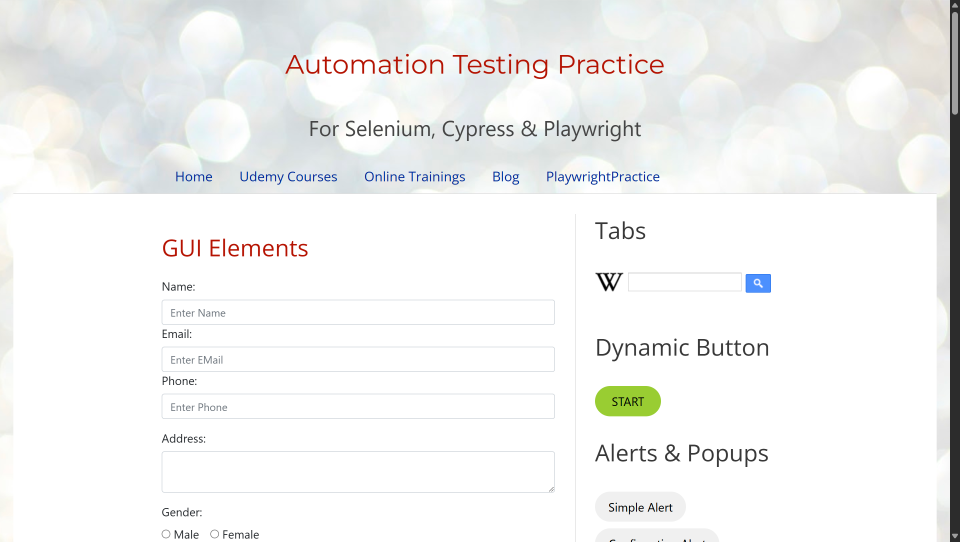
#> input picture screenshots_before.png, 2880 x 1624 px, found by its file name (shown at 1/3 size)
$ python test.py
#> lines starting #> are read from the running program, lines starting #| are printed output that depends on the picture; after the words box and inside, x2 and y2 are one past the last pixel; in counts of white or black regions, pixels touching at a corner belong together
### lib/ImageComparision.py
import os
import sys
import cv2
import numpy as np
from dataclasses import dataclass
from pathlib import Path
from typing import Optional

try:
    from skimage.metrics import structural_similarity as ssim_metric
    HAVE_SKIMAGE = True
except Exception:
    HAVE_SKIMAGE = False

@dataclass
class DiffResult:
    changed_percent: float
    regions_count: int
    ssim_score: Optional[float]
    output_paths: dict


def load_image(path: str):
    """Load image with fallbacks. Tries the given path as-is, then looks
    relative to this module's repo root and the current working directory.
    Returns the loaded image (BGR) or raises FileNotFoundError with details.
    """
    tried = []

    # 1) If absolute path or exists as given, try it first
    candidate = Path(path)
    tried.append(str(candidate))
    if candidate.exists():
        img = cv2.imread(str(candidate), cv2.IMREAD_COLOR)
        if img is not None:
            return img

    # 2) Try path relative to this module's repository root (two levels up)
    repo_root = Path(__file__).resolve().parents[1]
    candidate = repo_root / path
    tried.append(str(candidate))
    if candidate.exists():
        img = cv2.imread(str(candidate), cv2.IMREAD_COLOR)
        if img is not None:
            return img

    # 3) Try path relative to current working directory
    candidate = Path(os.getcwd()) / path
    tried.append(str(candidate))
    if candidate.exists():
        img = cv2.imread(str(candidate), cv2.IMREAD_COLOR)
        if img is not None:
            return img

    # 4) Try resolving via sys.path entries (helpful if running from tests folder)
    for p in sys.path:
        candidate = Path(p) / path
        tried.append(str(candidate))
        if candidate.exists():
            img = cv2.imread(str(candidate), cv2.IMREAD_COLOR)
            if img is not None:
                return img

    # As a last attempt, try cv2.imread on the original string (useful if path contains special prefixes)
    tried.append(f"cv2.imread('{path}')")
    img = cv2.imread(path, cv2.IMREAD_COLOR)
    if img is not None:
        return img

    # Nothing worked — report the locations we tried to help debugging
    tried_unique = []
    for t in tried:
        if t not in tried_unique:
            tried_unique.append(t)

    tried_text = "\n".join(f" - {t}" for t in tried_unique)
    raise FileNotFoundError(
        f"Image not found or could not be opened: {path}\nTried the following locations:\n{tried_text}\nCurrent working dir: {os.getcwd()}"
    )


# [5 lines left out: function ensure_same_size, not called in this run]


def align_images(imgA, imgB, max_features = 5000, good_match_ratio=0.75):
    """Align imgB to imgA using ORB feature matching and homography.
    Always returns a tuple (aligned_image, homography_ok: bool).
    """
    grayA = cv2.cvtColor(imgA, cv2.COLOR_BGR2GRAY)
    grayB = cv2.cvtColor(imgB, cv2.COLOR_BGR2GRAY)

    orb = cv2.ORB_create(nfeatures = max_features)
    kpA, desA = orb.detectAndCompute(grayA, None)
    kpB, desB = orb.detectAndCompute(grayB, None)

    if desA is None or desB is None or len(kpA) < 10 or len(kpB) < 10:
        return ensure_same_size(imgA, imgB), False

    # ORB produces binary descriptors; use Hamming distance
    matcher = cv2.BFMatcher(cv2.NORM_HAMMING, crossCheck=False)
    try:
        knn_matches = matcher.knnMatch(desA, desB, 2)
    except Exception:
        return ensure_same_size(imgA, imgB), False

    good = []
    for m_n in knn_matches:
        if len(m_n) < 2:
            continue
        m, n = m_n[0], m_n[1]
        if m.distance < good_match_ratio * n.distance:
            good.append(m)

    if len(good) < 10:
        return ensure_same_size(imgA, imgB), False

    src_pts = np.float32([kpA[m.queryIdx].pt for m in good]).reshape(-1, 1, 2)
    dst_pts = np.float32([kpB[m.trainIdx].pt for m in good]).reshape(-1, 1, 2)

    H, mask = cv2.findHomography(src_pts, dst_pts, cv2.RANSAC, 5.0)
    if H is None:
        return ensure_same_size(imgA, imgB), False

    alignedB = cv2.warpPerspective(imgB, H, (imgA.shape[1], imgA.shape[0]), flags=cv2.INTER_LINEAR)
    return alignedB, True


# [11 lines left out: function compute_absdiff_mask, not called in this run]

def compute_ssim_mask(grayA, grayB):
    if not HAVE_SKIMAGE:
        raise RuntimeError("SSIM method selected but is not installed.")
    score, diff = ssim_metric(grayA, grayB, full=True)
    diff_inv = (1.0-diff)
    diff_uint8 = np.uint8(np.clip(diff_inv*255, 0, 255))

    _,thresh = cv2.threshold(diff_uint8, 0, 255, cv2.THRESH_BINARY+cv2.THRESH_OTSU)
    kernel = cv2.getStructuringElement(cv2.MORPH_RECT, (5, 5))
    clean = cv2.morphologyEx(thresh, cv2.MORPH_CLOSE, kernel, iterations=2)
    clean = cv2.dilate(clean, kernel, iterations=1)
    return score, diff_uint8, clean


def overlay_mask(image, mask, color=(0, 0, 255), alpha=0.4):
    overlay = image.copy()
    color_layer = np.zeros_like(image)
    color_layer[mask==255] = color
    cv2.addWeighted(color_layer, alpha, overlay, 1 - alpha, 0, overlay)
    return overlay


def draw_bboxes(image, mask, min_area=500, color=(0, 255, 0), thickness=2  ):
    contours, _ = cv2.findContours(mask, cv2.RETR_EXTERNAL, cv2.CHAIN_APPROX_SIMPLE)
    boxed = image.copy()
    regions = 0
    for c in contours:
        if cv2.contourArea(c) < min_area:
            continue
        x, y, w, h = cv2.boundingRect(c)
        cv2.rectangle(boxed, (x, y), (x + w, y + h), color, thickness)
        regions += 1

    return boxed, regions


def apply_heatmap(diff_unit8, base_image, alpha=0.5):
    heatmap = cv2.applyColorMap(diff_unit8, cv2.COLORMAP_JET)
    heatmap_overlay = cv2.addWeighted(heatmap, alpha, base_image,1-alpha,0)
    return heatmap_overlay


def save_image(path: str, image):
    ok = cv2.imwrite(path, image)
    if not ok:
        raise IOError(f"Failed to save image to: {path}")


def compare_images(pathA: str, pathB: str, output_dir: str = None, method: str = 'absdiff', align: bool = True, min_area = 100) -> DiffResult:
    # Ensure we have an output directory
    if not output_dir:
        output_dir = os.path.join(str(Path(__file__).resolve().parents[1]), 'output')

    os.makedirs(output_dir, exist_ok=True)
    imgA = load_image(pathA)
#> in load_image, img is the input picture: shape (1624, 2880, 3); mean B, G, R 241.9, 242.5, 241.9
    imgB = load_image(pathB)
#> call 2 of load_image, with path = 'screenshots_after.png'
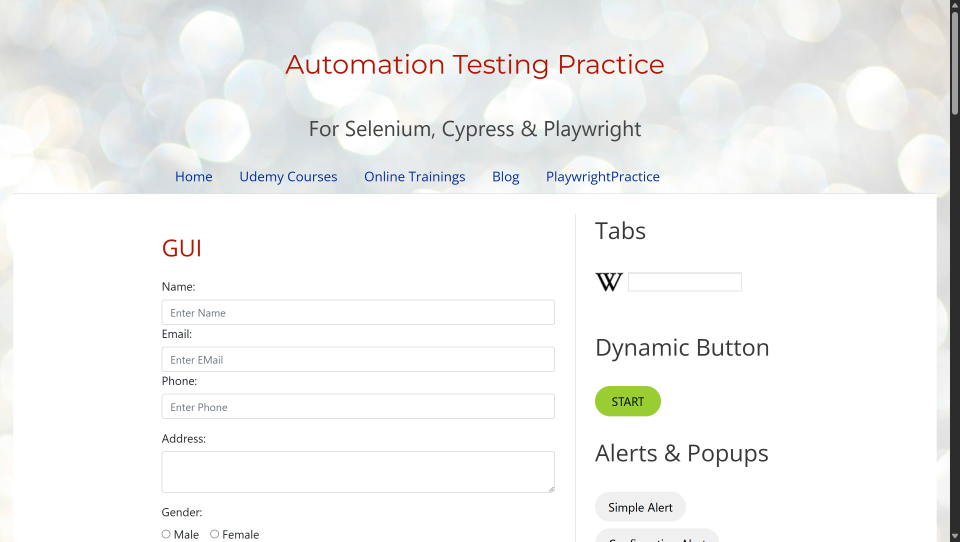
#> input picture screenshots_after.png, 2880 x 1624 px, found by its file name (shown at 1/3 size)
#> in load_image, img is the input picture: shape (1624, 2880, 3); mean B, G, R 242.1, 242.8, 242.1

    if align:
        alignedB, homography_ok = align_images(imgA, imgB)
#> in align_images, `kpA, desA = orb.detectAndCompute(grayA, None)`: kpA = 5000 keypoints; strongest (x, y, size): (1987, 1522, 31), (1919, 1527, 31), (1926, 1522, 31), (1875, 1520, 31)
#> in align_images, `kpB, desB = orb.detectAndCompute(grayB, None)`: kpB = 5002 keypoints; strongest (x, y, size): (1987, 1522, 31), (1919, 1527, 31), (1926, 1522, 31), (1875, 1520, 31)
#> in align_images, `knn_matches = matcher.knnMatch(desA, desB, 2)`: knn_matches = 5000 matches
#> after the loop in align_images, `for m_n in knn_matches:`: good = 4770 matches
#> in align_images, `H, mask = cv2.findHomography(src_pts, dst_pts, cv2.RANSAC, 5.0)`: H = [[1, 9.93e-16, -6.69e-12], [7.18e-15, 1, -7.56e-12], [6.6e-18, -1.22e-18, 1]]; mask = 4770 values, max 1 at index 0, min 0 at index 306, mean 0.984
#> homography_ok = True
        alignment_status = "homography" if homography_ok else "resize"
#> alignment_status = 'homography'
    else:
        alignedB = ensure_same_size(imgA, imgB)
        alignment_status = "disabled"

    # keep filename consistent with paths below
    save_image(os.path.join(output_dir, 'aligned_B.png'), alignedB)

    grayA = cv2.cvtColor(imgA, cv2.COLOR_BGR2GRAY)
    grayB = cv2.cvtColor(alignedB, cv2.COLOR_BGR2GRAY)

    ssim_score = None
    if method.lower() == 'ssim':
        ssim_score, diff_uint8, mask = compute_ssim_mask(grayA, grayB)
#> in compute_ssim_mask, `score, diff = ssim_metric(grayA, grayB, full=True)`:
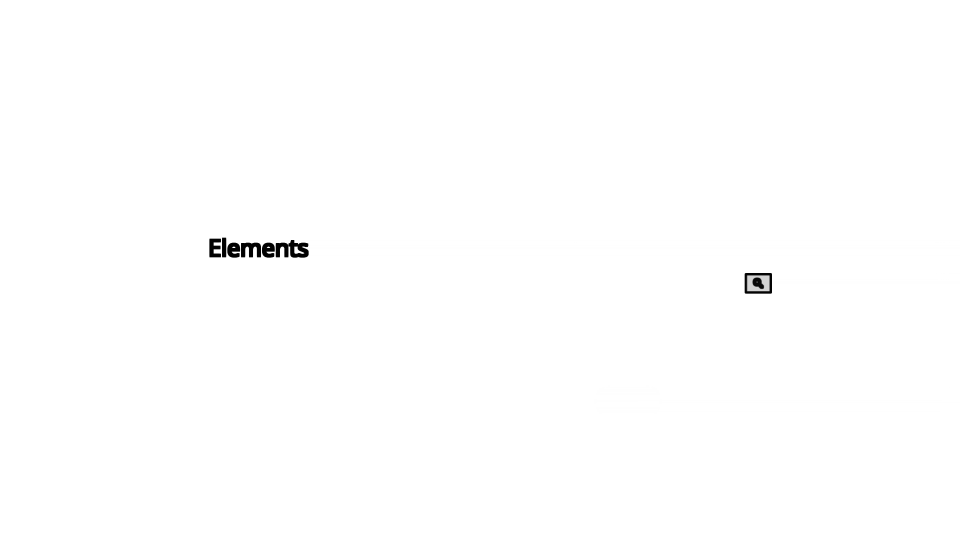
#> diff: shape (1624, 2880) float64 (shown at 1/3 size); min 0.00556, max 1, mean 0.997
#> in compute_ssim_mask, `score, diff = ssim_metric(grayA, grayB, full=True)`: score = 0.997
#> in compute_ssim_mask, `_,thresh = cv2.threshold(diff_uint8, 0, 255, cv2.THRESH_BINARY+cv2.THR..`:
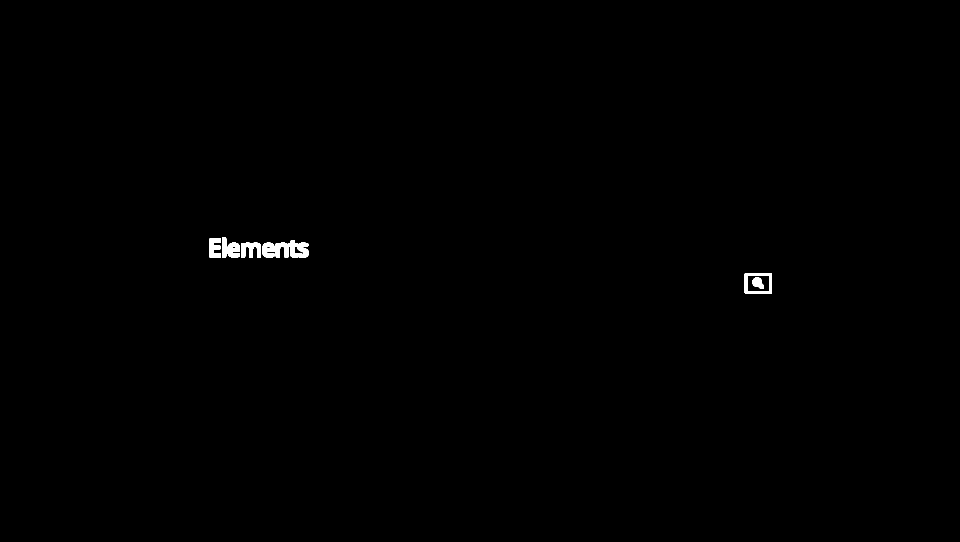
#> thresh: shape (1624, 2880) (shown at 1/3 size); 0.28% white; 8 white regions, largest, box (x1, y1, x2, y2) and area: (827, 720, 926, 773) 3296, (2234, 819, 2316, 881) 2036, (723, 728, 783, 772) 1878
#> in compute_ssim_mask, `clean = cv2.morphologyEx(thresh, cv2.MORPH_CLOSE, kernel, iterations=2)`: clean: shape (1624, 2880); 0.31% white; 2 white regions, box (x1, y1, x2, y2) and area: (628, 713, 926, 773) 11528, (2234, 819, 2316, 881) 3044
#> in compute_ssim_mask, `clean = cv2.dilate(clean, kernel, iterations=1)`:
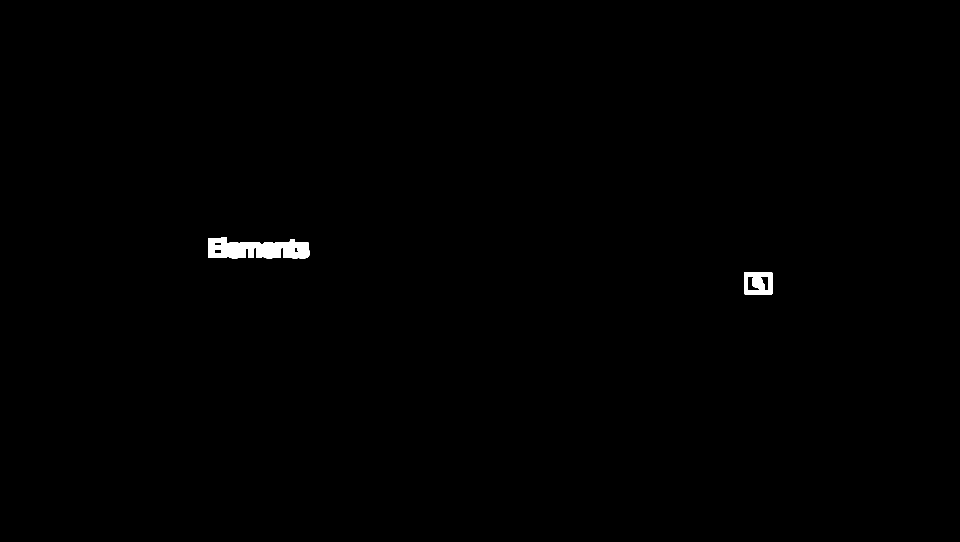
#> clean: shape (1624, 2880) (shown at 1/3 size); 0.39% white; 2 white regions
#> ssim_score = 0.997
        ssim_score = float(ssim_score)
    else:
        diff_uint8, mask = compute_absdiff_mask(grayA, grayB)

    changed_pixels = int(np.count_nonzero(mask))
#> changed_pixels = 18132
    total_pixels = mask.size
#> total_pixels = 4677120
    changed_percent = (changed_pixels / total_pixels) * 100.0
#> changed_percent = 0.388

    overlay = overlay_mask(imgA, mask, color=(0, 0, 255), alpha=0.4)
#> in overlay_mask, `cv2.addWeighted(color_layer, alpha, overlay, 1 - alpha, 0, overlay)`:
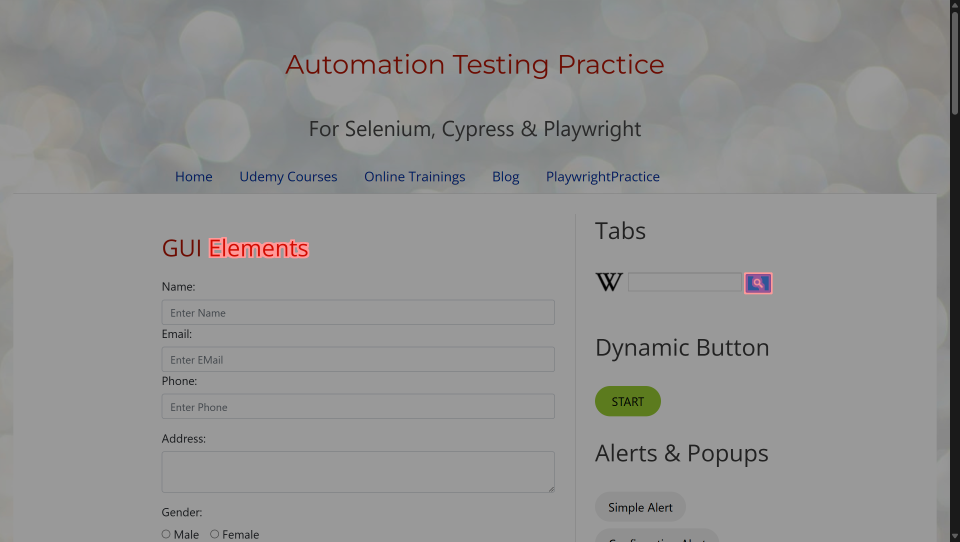
#> overlay: shape (1624, 2880, 3) (shown at 1/3 size); mean B, G, R 145.1, 145.5, 145.5
    bboxes, regions = draw_bboxes(overlay, mask, min_area=min_area, color=(0, 255, 0), thickness=2)
#> in draw_bboxes, `contours, _ = cv2.findContours(mask, cv2.RETR_EXTERNAL, cv2.CHAIN_APPR..`: contours = 2 contours; box (x1, y1, x2, y2) and area: (626, 711, 928, 775) 13863, (2232, 817, 2318, 883) 5517
#> the loop in draw_bboxes, `for c in contours:` made 2 passes
#> (x, y, w, h, regions) on passes 1 to 2: (2232, 817, 86, 66, 1), (626, 711, 302, 64, 2)
#> after the loop in draw_bboxes, `for c in contours:`: regions = 2
#> regions = 2
    heatmap = apply_heatmap(diff_uint8, imgA, alpha=0.6)
#> in apply_heatmap, `heatmap = cv2.applyColorMap(diff_unit8, cv2.COLORMAP_JET)`:
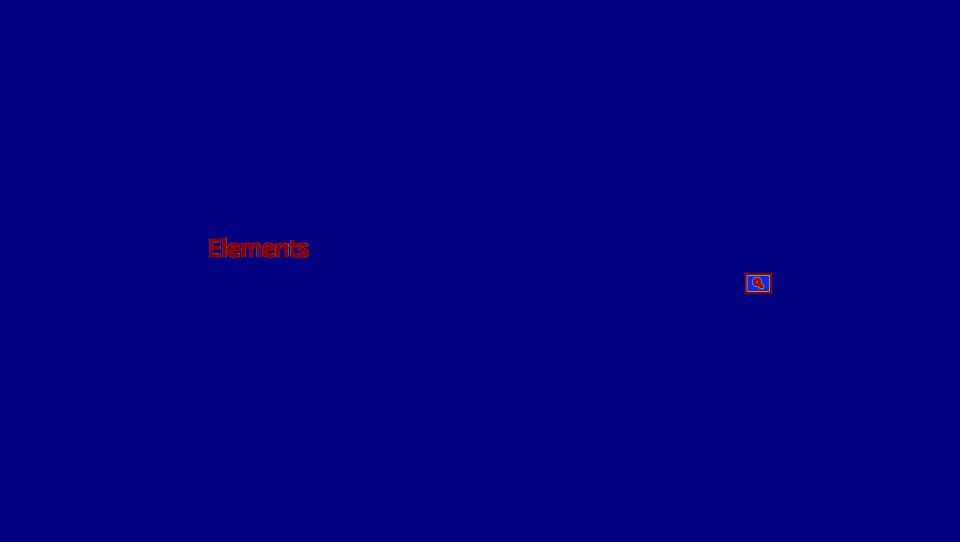
#> heatmap: shape (1624, 2880, 3) (shown at 1/3 size); mean B, G, R 127.7, 0.1, 0.4
#> in apply_heatmap, `heatmap_overlay = cv2.addWeighted(heatmap, alpha, base_image,1-alpha,0)`:
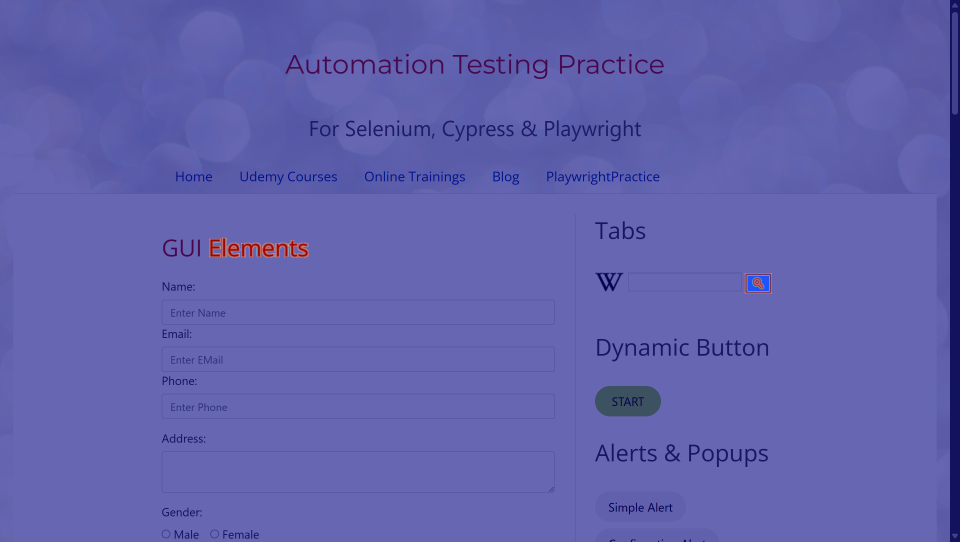
#> heatmap_overlay: shape (1624, 2880, 3) (shown at 1/3 size); mean B, G, R 173.5, 97.1, 97

    paths = {
        "alignedB": os.path.join(output_dir, 'aligned_B.png'),
        "diff_mask": os.path.join(output_dir, 'diff_mask.png'),
        "overlay": os.path.join(output_dir, 'overlay.png'),
        "bboxes": os.path.join(output_dir, 'bboxes.png'),
        "heatmap": os.path.join(output_dir, 'heatmap.png'),
        "report": os.path.join(output_dir, 'report.txt'),
    }

    save_image(paths["diff_mask"], mask)
    save_image(paths["overlay"], overlay)
    save_image(paths["bboxes"], bboxes)
    save_image(paths["heatmap"], heatmap)

    with open(paths["report"], 'w', encoding="utf-8") as f:
        f.write("Image Comparison Report\n")
        f.write("=======================\n\n")
        f.write(f"Image A: {pathA}\n")
        f.write(f"Image B: {pathB}\n")
        f.write(f"Alignment method: {alignment_status}\n")
        f.write(f"Comparison method: {method}\n")
        f.write(f"Changed pixels: {changed_pixels} / {total_pixels} ({changed_percent:.4f}%)\n")
        f.write(f"Regions detected: {regions}\n")
        if ssim_score is not None:
            f.write(f"SSIM score: {ssim_score:.4f} (1.0 = identical)\n")

    return DiffResult(
        changed_percent=changed_percent,
        regions_count=regions,
        ssim_score=ssim_score,
        output_paths=paths
    )

### tests/test.py
from lib.ImageComparision import compare_images

res = compare_images('screenshots_before.png', 'screenshots_after.png', output_dir='output', method='ssim', align=True, min_area=1500)
print(f"SSIM Score: {res.ssim_score}, Changed Percent: {res.changed_percent:.4f}, Regions Detected: {res.regions_count}, Output Paths: {res.output_paths}")
#> (printed output is left out)
